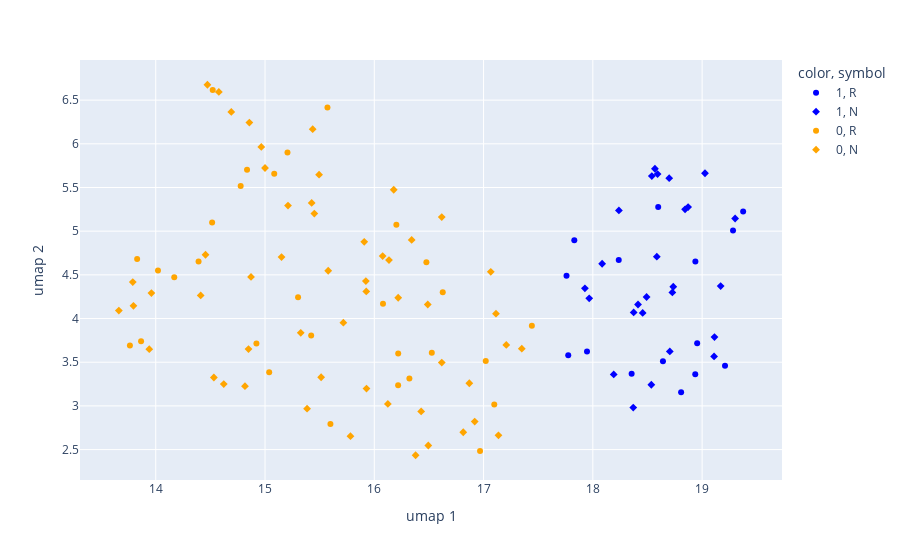

The notebook cell saved with this chart:
### Code cell
# dimensionality reduction and visualization using UMAP

um = umap.UMAP()
embedded_data_2d = um.fit_transform(embedded_data['embedding'].tolist())

color_map = {
    '0' : 'orange',
    '1' : 'blue'
}

fig = px.scatter(x = embedded_data_2d[:, 0], y = embedded_data_2d[:, 1], color = model.labels_.astype(str), color_discrete_map = color_map, symbol = labels['Response'])
fig.update_layout(xaxis_title = 'umap 1', yaxis_title = 'umap 2')

fig.show()

### Figure 1 — Plotly figure (JSON) as saved in the notebook; plotly's stock layout.template omitted (floating-point values rounded to 4 significant figures)
{"data": [{"hovertemplate": "color=1<br>symbol=R<br>x=%{x}<br>y=%{y}<extra></extra>", "legendgroup": "1, R", "marker": {"color": "blue", "symbol": "circle"}, "mode": "markers", "name": "1, R", "orientation": "v", "showlegend": true, "type": "scatter", "x": [18.81, 17.83, 17.95, 18.94, 17.77, 19.21, 18.24, 18.35, 19.28, 18.94, 19.38, 18.64, 18.6, 17.76, 18.95], "xaxis": "x", "y": [3.157, 4.897, 3.623, 3.363, 3.58, 3.458, 4.671, 3.368, 5.007, 4.653, 5.225, 3.511, 5.275, 4.489, 3.717], "yaxis": "y"}, {"hovertemplate": "color=1<br>symbol=N<br>x=%{x}<br>y=%{y}<extra></extra>", "legendgroup": "1, N", "marker": {"color": "blue", "symbol": "diamond"}, "mode": "markers", "name": "1, N", "orientation": "v", "showlegend": true, "type": "scatter", "x": [18.84, 18.87, 19.11, 18.37, 18.37, 19.17, 18.09, 18.74, 18.59, 18.24, 19.03, 18.19, 19.3, 18.49, 18.73, 19.11, 18.57, 18.41, 18.7, 17.93, 18.7, 18.54, 18.54, 18.46, 18.59, 17.97], "xaxis": "x", "y": [5.25, 5.276, 3.788, 4.07, 2.98, 4.372, 4.627, 4.364, 4.709, 5.237, 5.663, 3.36, 5.145, 4.246, 4.299, 3.566, 5.714, 4.16, 5.606, 4.346, 3.623, 5.631, 3.242, 4.064, 5.653, 4.231], "yaxis": "y"}, {"hovertemplate": "color=0<br>symbol=R<br>x=%{x}<br>y=%{y}<extra></extra>", "legendgroup": "0, R", "marker": {"color": "orange", "symbol": "circle"}, "mode": "markers", "name": "0, R", "orientation": "v", "showlegend": true, "type": "scatter", "x": [16.97, 14.52, 16.32, 17.1, 14.84, 14.02, 15.6, 15.57, 13.76, 13.83, 15.3, 15.08, 16.22, 17.44, 15.21, 15.04, 17.02, 16.2, 14.52, 14.39, 15.42, 16.63, 14.17, 14.78, 16.08, 13.87, 16.22, 14.92, 16.53, 16.48], "xaxis": "x", "y": [2.482, 6.617, 3.314, 3.016, 5.704, 4.551, 2.792, 6.416, 3.692, 4.681, 4.243, 5.657, 3.237, 3.917, 5.901, 3.386, 3.515, 5.074, 5.1, 4.654, 3.806, 4.301, 4.472, 5.517, 4.168, 3.74, 3.601, 3.715, 3.607, 4.646], "yaxis": "y"}, {"hovertemplate": "color=0<br>symbol=N<br>x=%{x}<br>y=%{y}<extra></extra>", "legendgroup": "0, N", "marker": {"color": "orange", "symbol": "diamond"}, "mode": "markers", "name": "0, N", "orientation": "v", "showlegend": true, "type": "scatter", "x": [15.93, 14.62, 16.38, 15.15, 16.81, 14.46, 15.33, 15.0, 15.38, 14.69, 17.07, 14.97, 14.58, 14.47, 15.58, 14.41, 15.92, 14.85, 17.21, 16.08, 14.87, 14.86, 17.35, 17.14, 15.78, 15.91, 13.79, 16.18, 16.43, 15.44, 14.53, 16.62, 15.51, 16.49, 17.11, 16.34, 15.21, 16.87, 15.93, 13.66, 15.43, 13.96, 16.22, 16.13, 15.45, 13.8, 15.49, 16.49, 16.92, 15.72, 16.62, 14.82, 13.94, 16.12], "xaxis": "x", "y": [3.198, 3.249, 2.435, 4.704, 2.698, 4.73, 3.836, 5.723, 2.968, 6.365, 4.535, 5.965, 6.594, 6.676, 4.547, 4.264, 4.429, 3.65, 3.698, 4.715, 4.476, 6.243, 3.655, 2.662, 2.653, 4.878, 4.417, 5.474, 2.936, 6.167, 3.325, 3.496, 3.328, 4.16, 4.056, 4.899, 5.293, 3.259, 4.311, 4.091, 5.324, 4.291, 4.238, 4.669, 5.202, 4.145, 5.647, 2.547, 2.821, 3.952, 5.161, 3.226, 3.649, 3.022], "yaxis": "y"}], "layout": {"legend": {"title": {"text": "color, symbol"}, "tracegroupgap": 0}, "margin": {"t": 60}, "xaxis": {"anchor": "y", "domain": [0, 1], "title": {"text": "umap 1"}}, "yaxis": {"anchor": "x", "domain": [0, 1], "title": {"text": "umap 2"}}}}
